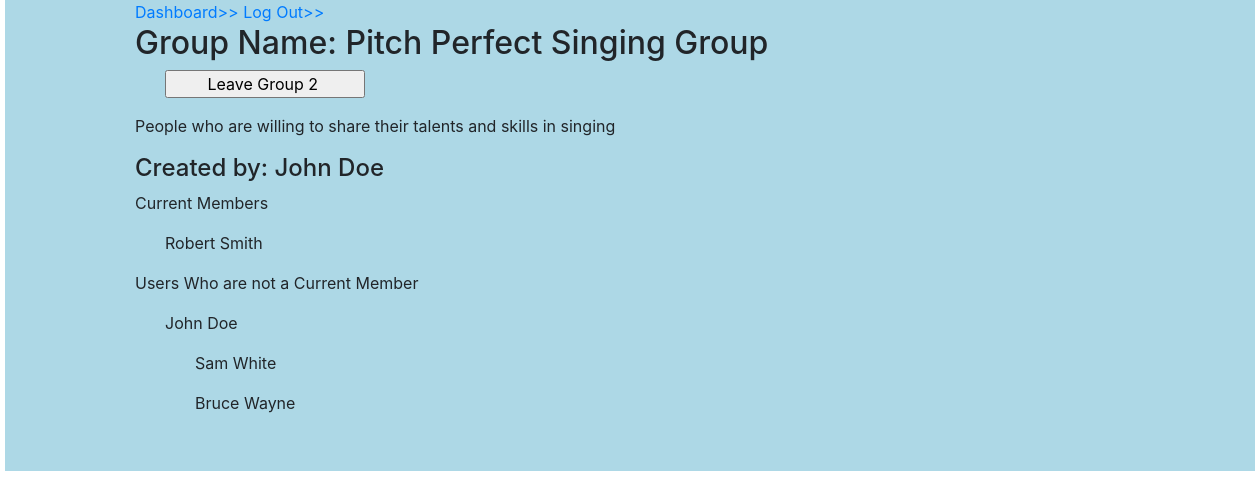
Screenshot of /group/2 (signed in) with the database file from the repository.
### examApp/models.py (models this page shows)
class Group(models.Model):
    name = models.CharField(max_length=100)
    description = models.TextField()
    member = models.ForeignKey(User, related_name='groups_joined', on_delete=models.CASCADE)
    users_that_joined = models.ManyToManyField(User, related_name='groups_entered')
    created_at = models.DateTimeField(auto_now_add=True)
    updated_at = models.DateTimeField(auto_now=True)
    objects = GroupManager()

class User(models.Model):
    first_name = models.CharField(max_length=60)
    last_name = models.CharField(max_length=60)
    email = models.CharField(max_length=60)
    password = models.CharField(max_length=255)
    created_at = models.DateTimeField(auto_now_add=True)
    updated_at = models.DateTimeField(auto_now=True)
    objects = UserManager()

### examApp/views.py (the view)
# urls.py: path('group/<int:group_id>', views.show_group),
def show_group(request, group_id):
    context = {
        'one_group': Group.objects.get(id=group_id),
        'current_user': User.objects.get(id=request.session['user_id']),
        'all_users': User.objects.all()
    }
    return render(request, "group.html", context)

### examApp/templates/group.html (shortened to what this page needs)
<!DOCTYPE html>
<html lang="en">
  <head>
    <link
      href="https://stackpath.bootstrapcdn.com/bootstrap/4.5.0/css/bootstrap.min.css"
      rel="stylesheet"
    />
    {% load static %}
    <link rel="stylesheet" href="{% static 'styles.css' %}" />
  </head>
  <body>
    <div id="container">
      <a href="/groups">Dashboard>></a>
      <a class="logout" href="/logout">Log Out>></a>
      <div class="move_rg">
        <h2>Group Name: {{one_group.name}}</h2>
        {% if current_user not in one_group.users_that_joined.all %}
        <form action="/group/add/{{one_group.id}}" method="POST">
          {% csrf_token %}
          <input type="submit" value="Join Group {{one_group.id}}" />
        </form>
        {% else %}
        <form action="/group/remove/{{one_group.id}}" method="POST">
          <input type="submit" value="Leave Group {{one_group.id}} " />
        </form>
        {% endif %}
        <p>{{one_group.description}}</p>
      </div>
      <div>
        <h4>
          Created by: {{one_group.member.first_name}}
          {{one_group.member.last_name}}
        </h4>
        <p>Current Members</p>
        {% for each_member in one_group.users_that_joined.all %}
        <ul>
          <li>{{each_member.first_name}} {{each_member.last_name}}</li>
        </ul>
        {% endfor%}
      </div>
      <div>
        <p>Users Who are not a Current Member</p>
        {% for each_user in all_users %}
        <ul>
          {% if each_user not in one_group.users_that_joined.all %}
          <li>{{each_user.first_name}} {{each_user.last_name}}</li>
        </ul>
        {% endif %}
        {% endfor%}
      </div>
    </div>
  </body>
</html>

### examApp/static/styles.css (style rules this page uses)
* { margin: 0px; padding: 0px; }
#container { background-color: lightblue; width: 1250px; margin: 0 auto; padding-left: 130px; padding-bottom: 40px; }
input { margin-left: 30px; width: 200px; }
ul { list-style-type: none; margin-left: 30px; }

### rows the page displays
Group: name "Pitch Perfect Singing Group", id "Leave Group 2", description "People who are willing to share their talents and skills in singing", member.first_name "John", member.last_name "Doe"
User: first_name "Robert", last_name "Smith"
User: first_name "John", last_name "Doe"
User: first_name "Sam", last_name "White"
User: first_name "Bruce", last_name "Wayne"
